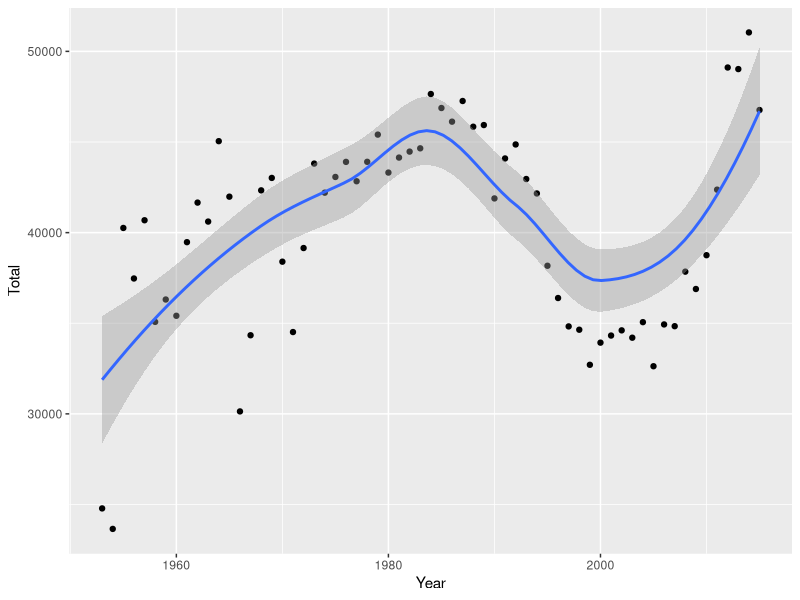
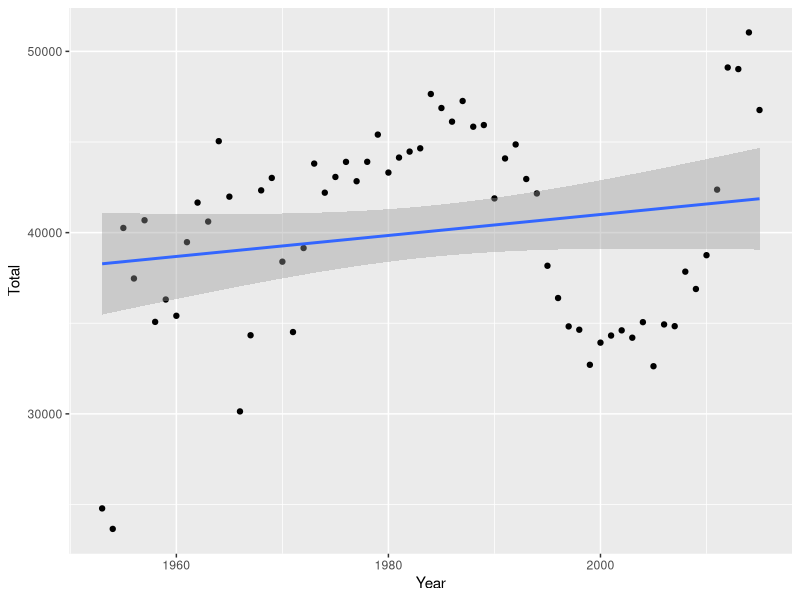
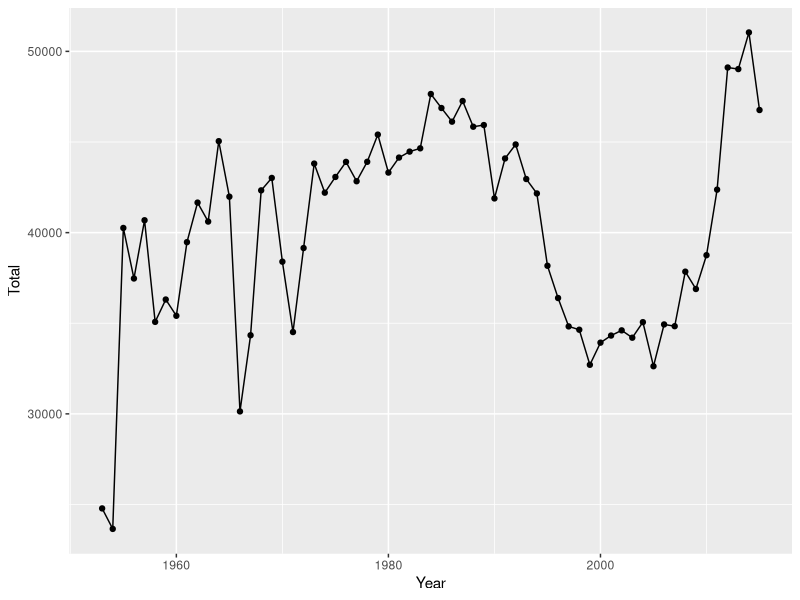
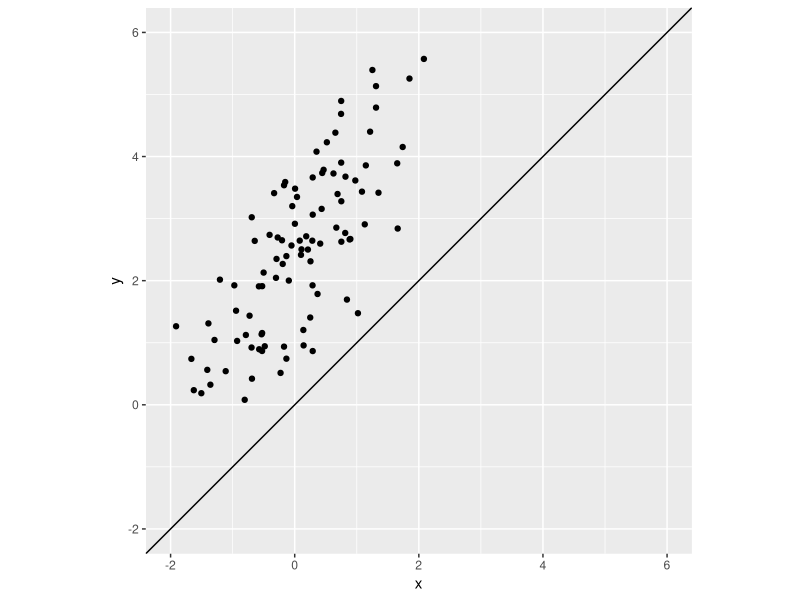
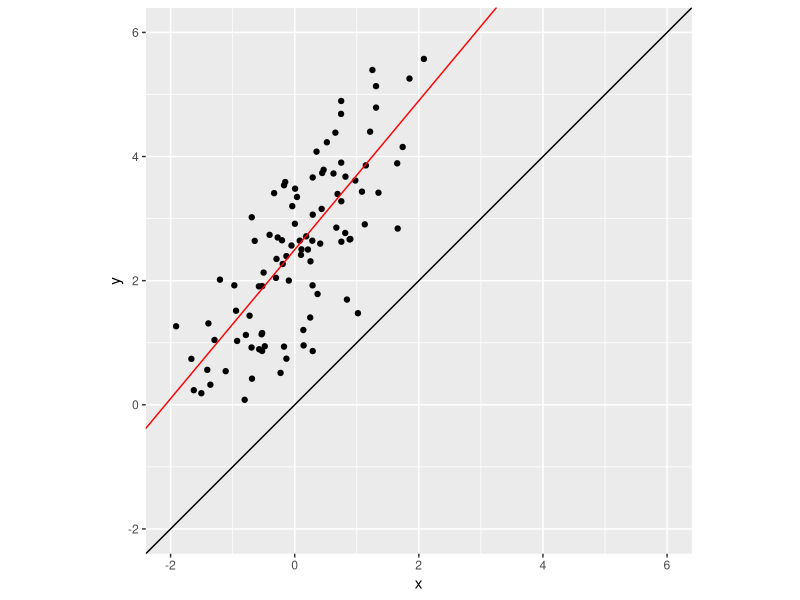
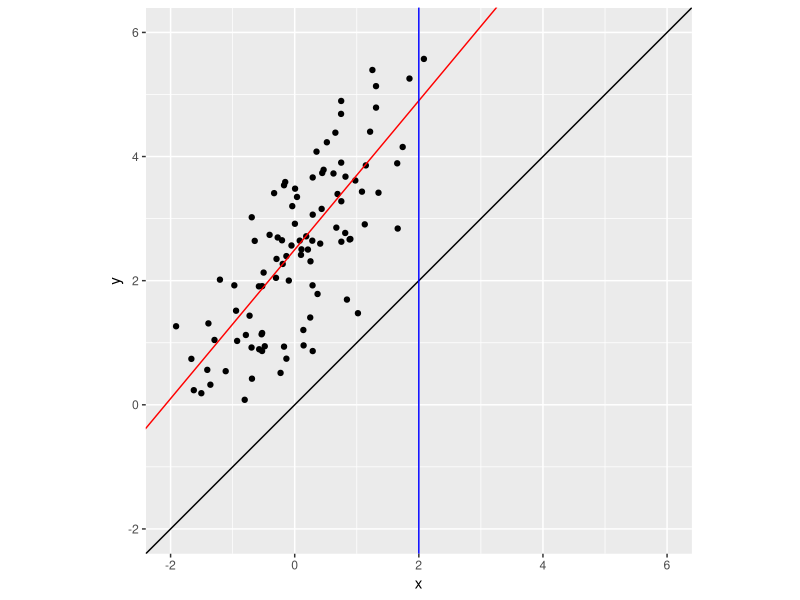
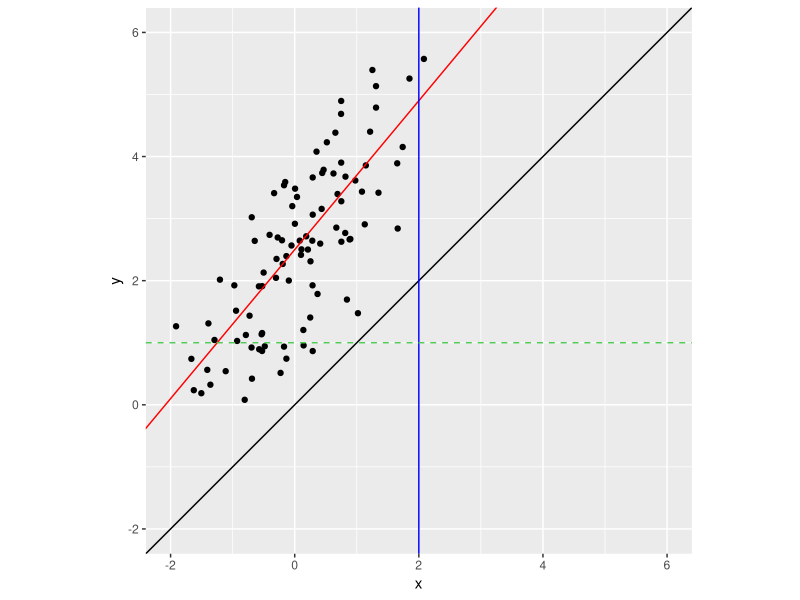

The R source for these figures, in order:
## ---- chunk 1
library(readxl)
if("package:dplyr" %in% search()) detach("package:dplyr", unload=TRUE)
library(dplyr)
library(magrittr)
mil_personnel <- read_excel("data/100315.xls", range = "A5:L38", col_types = "numeric")
mil_personnel <- bind_rows(
  mil_personnel %>% select(1:6) %>% set_colnames(c("Year", "Total", "Army", "Navy", "Marine Corps", "Air Force")),
  mil_personnel %>% select(7:12) %>% set_colnames(c("Year", "Total", "Army", "Navy", "Marine Corps", "Air Force"))
)
mil_personnel
## ---- chunk 2
mil_personnel <- mil_personnel %>% filter(!is.na(Total))
mil_personnel[is.na(mil_personnel$Year),]$Year <- 2015
mil_personnel
## ---- chunk 3
library(ggplot2)
mil_personnel %>%
  ggplot(aes(Year, Total)) +
  geom_point() +
  geom_smooth()
## ---- chunk 4
mil_personnel %>%
  ggplot(aes(Year, Total)) +
  geom_point() +
  geom_smooth(method = "lm")
## ---- chunk 5
mil_personnel %>%
  ggplot(aes(Year, Total)) +
  geom_point() +
  geom_line()
## ---- chunk 6
x = rnorm(100)
y = 2.5 + 1.2 * x + rnorm(100)
test_data <- data_frame(x, y)

test_data %>% 
  ggplot(aes(x, y)) +
  geom_point() +
  xlim(-2, 6) + ylim(-2, 6) +
  coord_fixed() +
  geom_abline() 
## ---- chunk 7
test_data %>% 
  ggplot(aes(x, y)) +
  geom_point() +
  xlim(-2, 6) + ylim(-2, 6) +
  coord_fixed() +
  geom_abline() +
  geom_abline(intercept = 2.5, slope = 1.2, color = "red") 
## ---- chunk 8
test_data %>% 
  ggplot(aes(x, y)) +
  geom_point() +
  xlim(-2, 6) + ylim(-2, 6) +
  coord_fixed() +
  geom_abline() +
  geom_abline(intercept = 2.5, slope = 1.2, color = "red") +
  geom_vline(xintercept = 2, color = "blue")
## ---- chunk 9
test_data %>% 
  ggplot(aes(x, y)) +
  geom_point() +
  xlim(-2, 6) + ylim(-2, 6) +
  coord_fixed() +
  geom_abline() +
  geom_abline(intercept = 2.5, slope = 1.2, color = "red") +
  geom_vline(xintercept = 2, color = "blue") +
  geom_hline(yintercept = 1, color = "#4FCC53", lty = 2)
